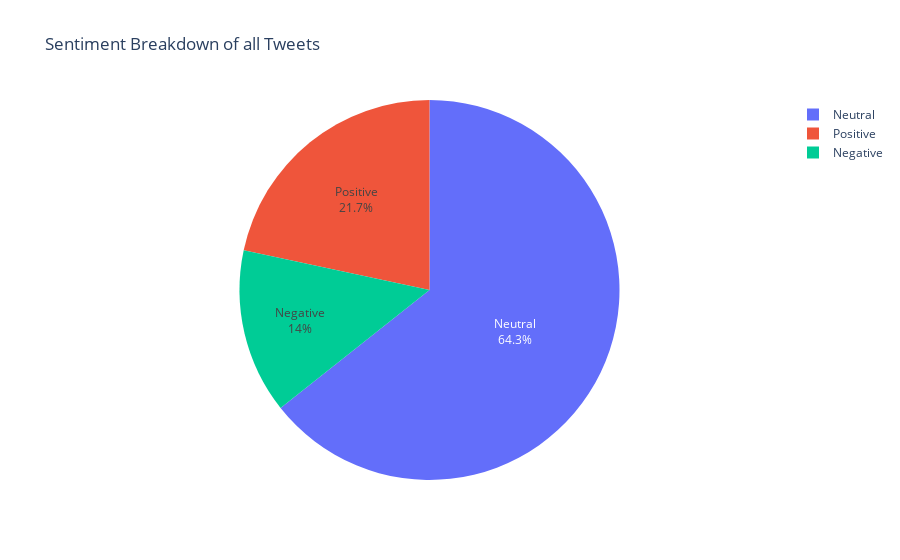

Notebook source saved alongside this figure:
### Code cell
# used  AWD_LSTM model from fast ai and used transfer learning

plot_sentiment(df, 'sentiment', 'Sentiment Breakdown of all Tweets')

### Figure 1 — Plotly figure (JSON) as saved in the notebook; plotly's stock layout.template omitted (floating-point values rounded to 4 significant figures)
{"data": [{"labels": ["Neutral", "Positive", "Negative"], "textinfo": "label+percent", "type": "pie", "values": [25843, 8698, 5628]}], "layout": {"title": {"text": "Sentiment Breakdown of all Tweets"}}}
